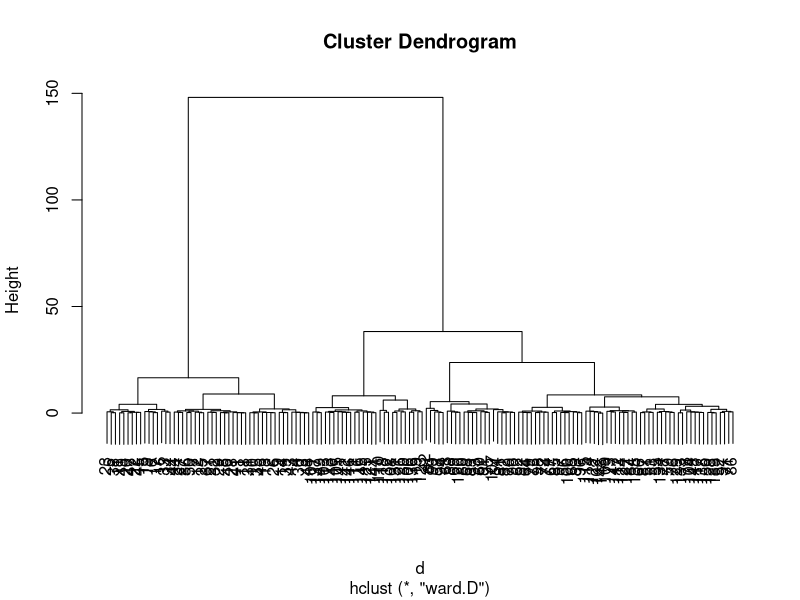
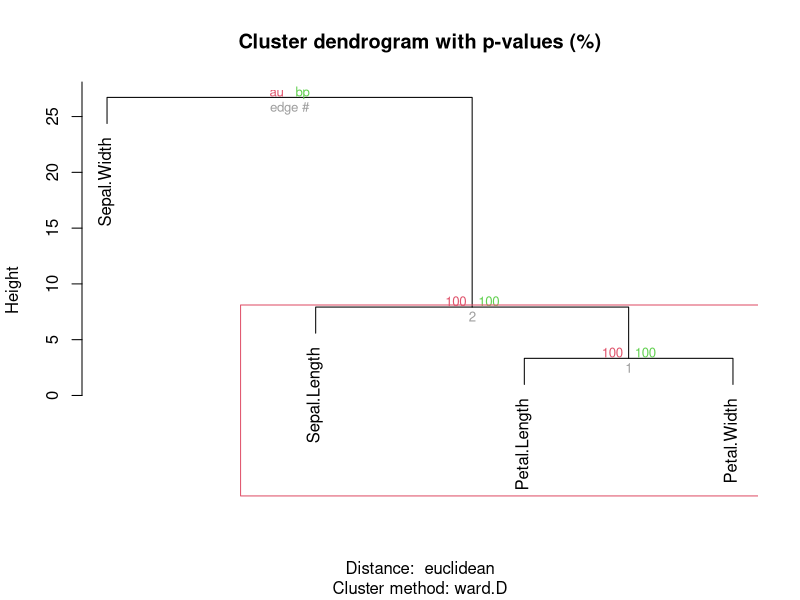
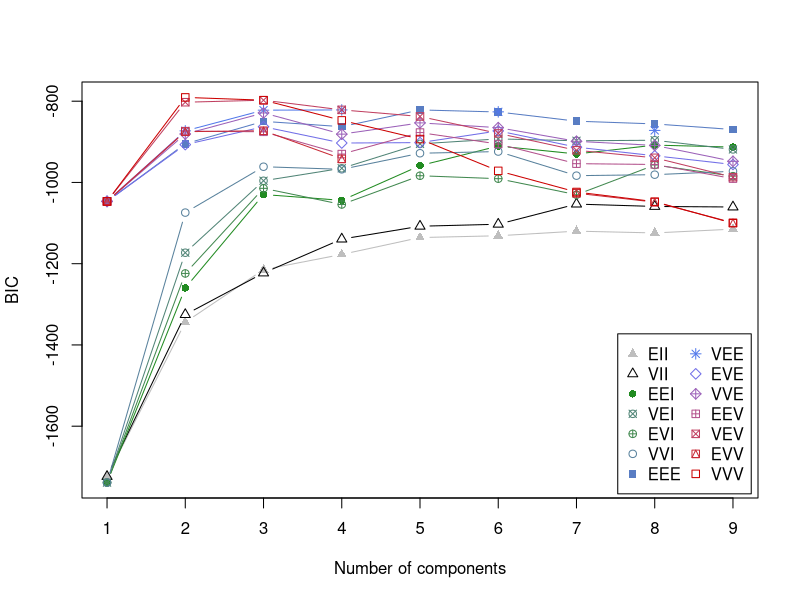
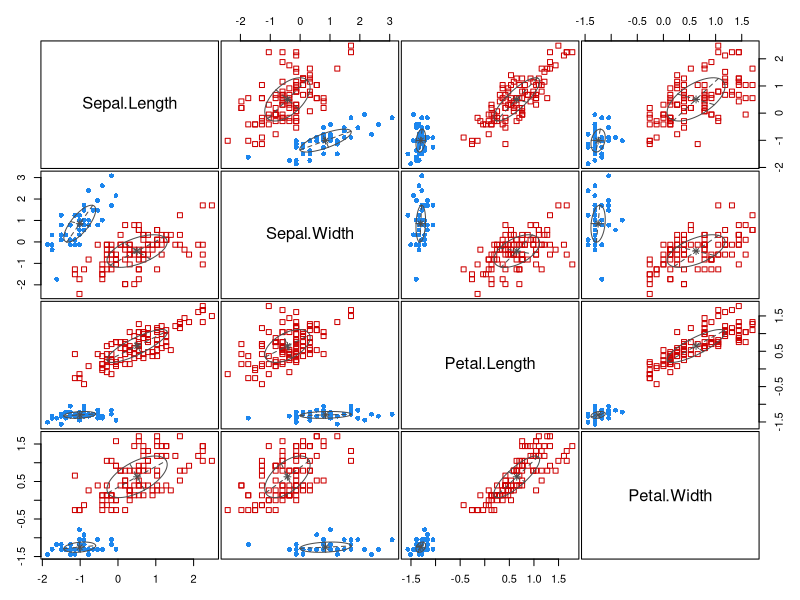
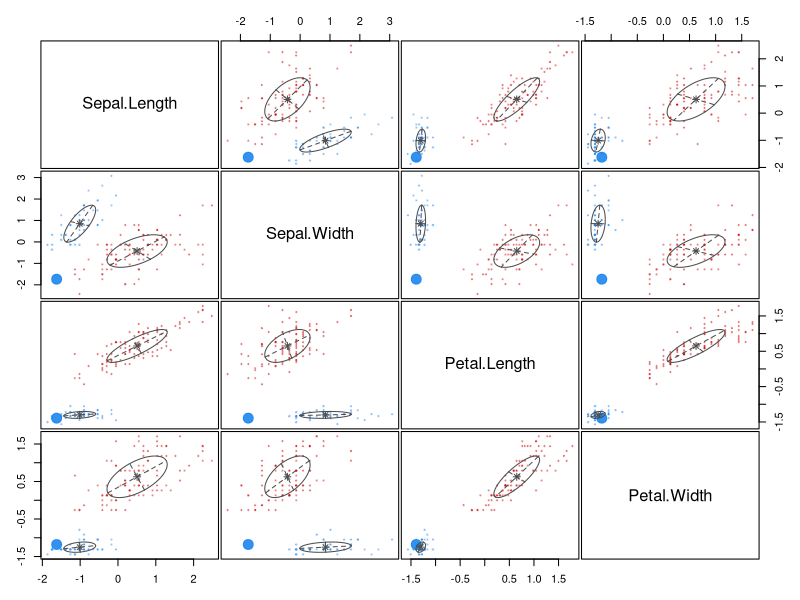
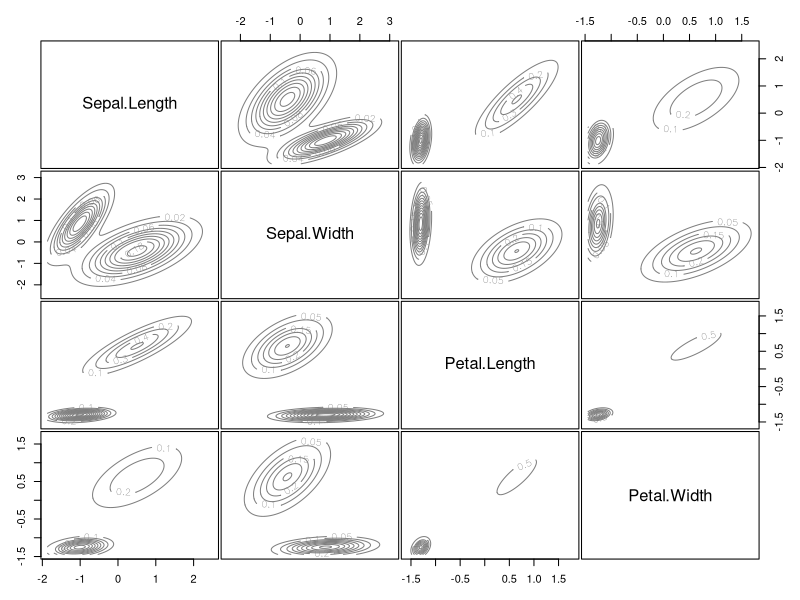
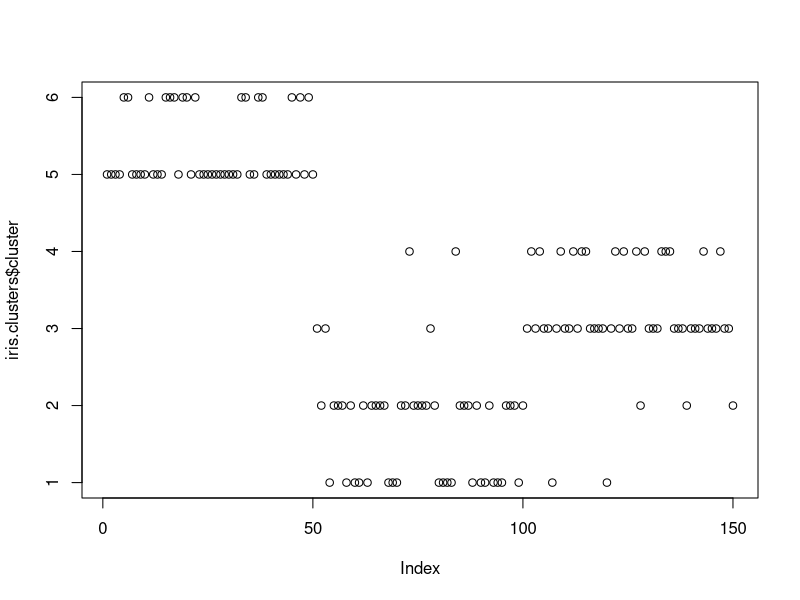
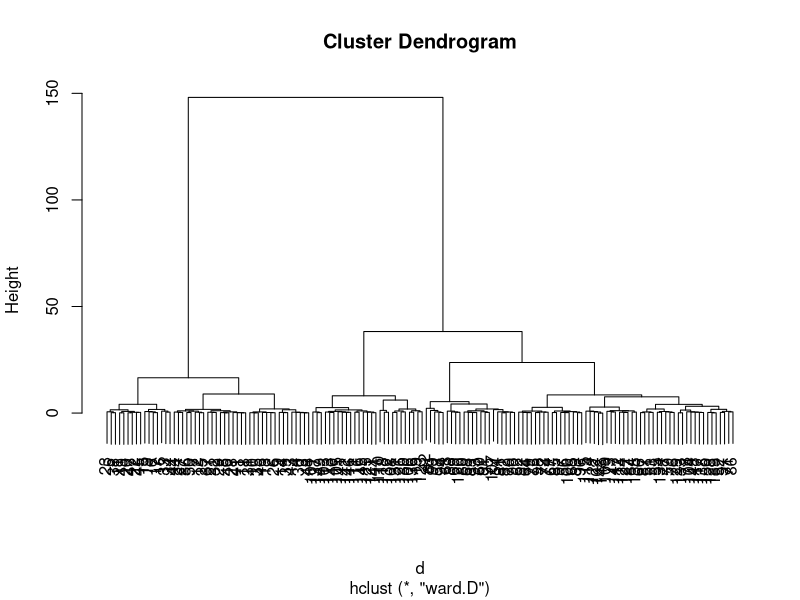

Here is the R script that generated these plots, in order:
library(pvclust)

library(mclust)


scale.iris <- scale(iris[,1:4])

kmean.results <- kmeans(scale.iris, centers = 3)


d <- dist(scale.iris, method = "euclidean")

hclust.result <- hclust(d,method="ward.D")

plot(hclust.result)



pvclust.result <- pvclust(scale.iris, method.hclust="ward.D", method.dist="euclidean")

plot(pvclust.result)

pvrect(pvclust.result, alpha=.95)



mclust.result <- Mclust(scale.iris)

plot(mclust.result) # plot results

summary(mclust.result)






scale.iris <- scale(iris[,1:4])
iris.clusters <- kmeans(scale.iris, 6)
table(iris.clusters$cluster, iris$Species)
plot(iris.clusters$cluster)
iris.clusters$size
iris.clusters$iter
iris.clusters$centers




library(MASS)




scale.iris <- scale(iris[,1:4])
d <- dist(scale.iris, method="euclidean")
hclust.result <- hclust(d, method="ward.D")
plot(hclust.result)





scale.iris <- scale(iris[,1:4])
d <- dist(scale.iris, method="euclidean")
hclust.result <- hclust(d, method="ward.D2")
plot(hclust.result)
